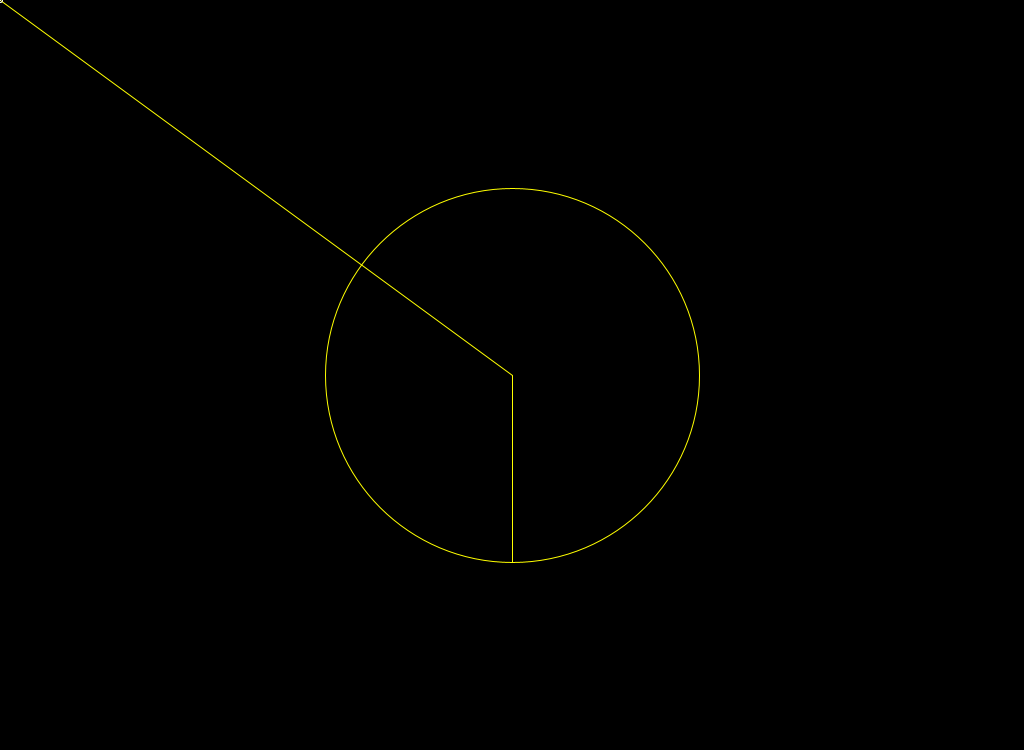
Frame 1 (no input)
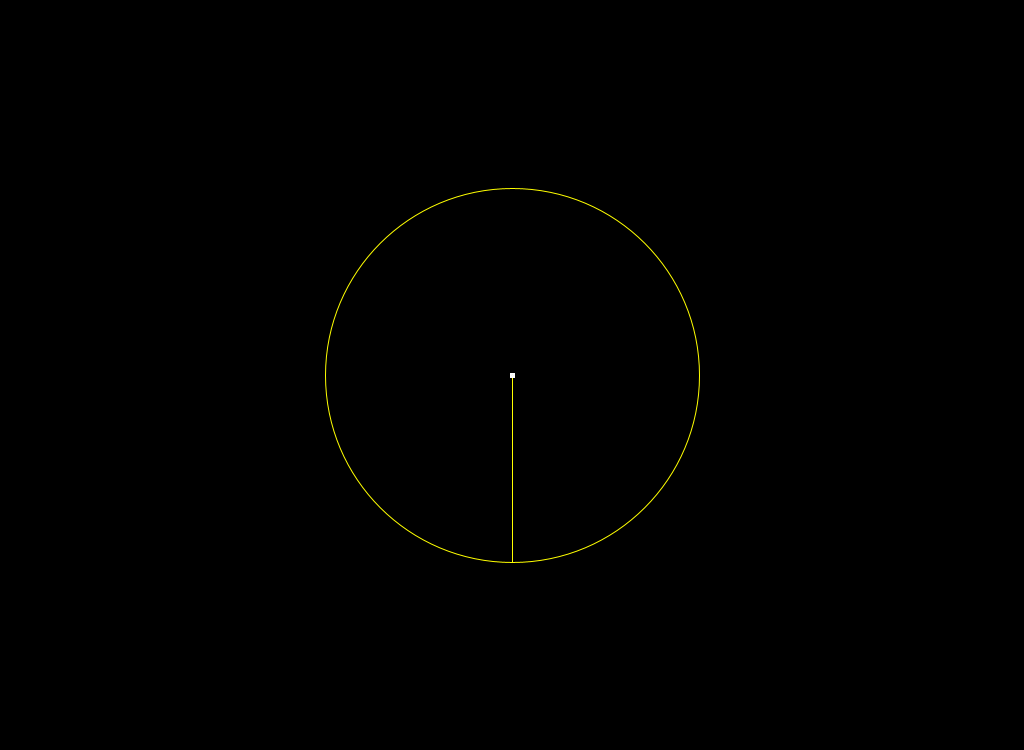
Frame 2 (the mouse pressed at the canvas centre, redrawn once)

The Processing sketch that drew these frames (run headless with seeded random() and noise(); the mouse was pressed at the canvas centre and the sketch redrawn once):

// Processing sketch: GUTSXL3
// ── GUTSXL3.pde
float firstSegmentLength;
int numLevels = 200;

void setup() {
  size(1024,750);  
  firstSegmentLength = height/4;
}

void draw() {
  background(0);

  float angle =  atan2(mouseY - height/2, mouseX - width/2);

  float l = sqrt(sq(mouseY - height/2) + sq(mouseX - width/2));
  float changeInLength = l / firstSegmentLength;

  stroke(255,255,0);
  noFill();
  drawSeedSegments(angle);

  stroke(255);
  drawSegments(mouseX, mouseY, angle, l, angle + PI/2, changeInLength, numLevels);

  noLoop();
}

void mouseMoved() {
  loop();  
}

void drawSeedSegments(float angle) {
  line(width/2, height/2, mouseX, mouseY);
  line(width/2, height/2, width/2, height/2 + firstSegmentLength);
  ellipse(width/2, height/2, firstSegmentLength*2, firstSegmentLength*2);
}

void drawSegments(float x, float y, float angle, float l, float changeInAngle, float changeInLength, float level) {  
  angle += changeInAngle;
  l *= changeInLength;
  float nx = x + cos(angle) * l;
  float ny = y + sin(angle) * l;

  line(x, y, nx, ny);
  ellipse(x, y, 4, 4);

  if (level > 0) drawSegments(nx,ny,angle,l,changeInAngle,changeInLength,level - 1);  
}
